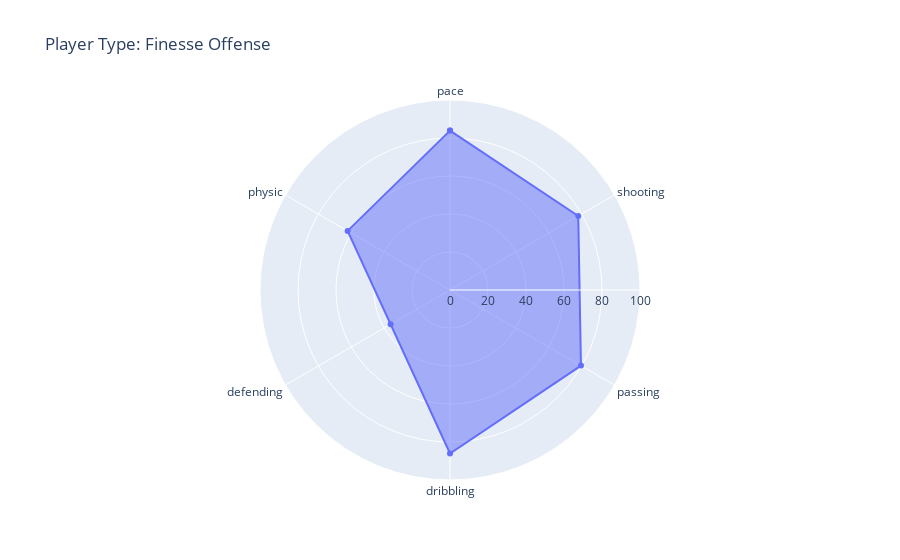
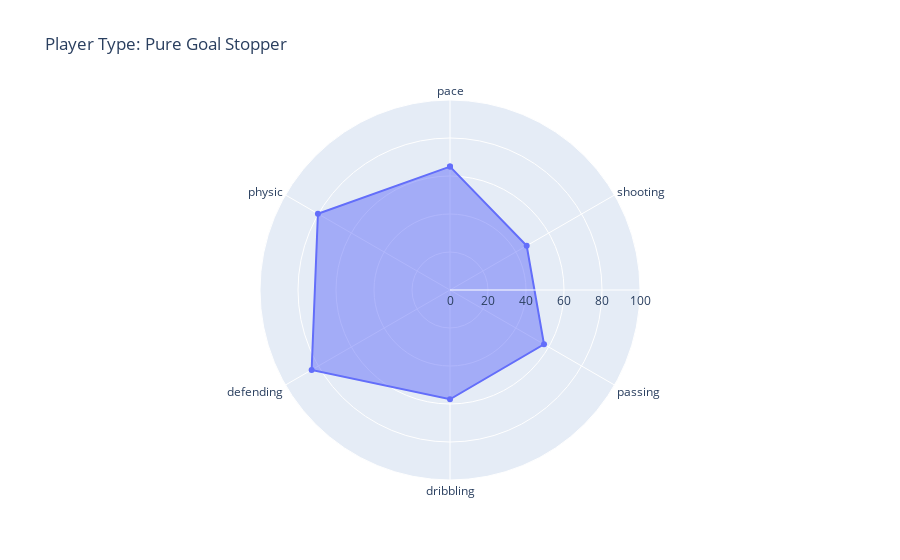
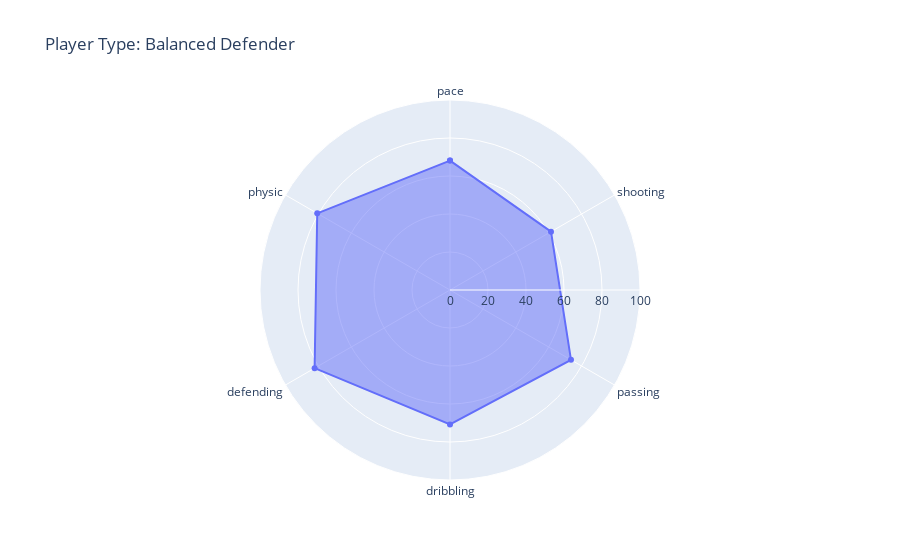
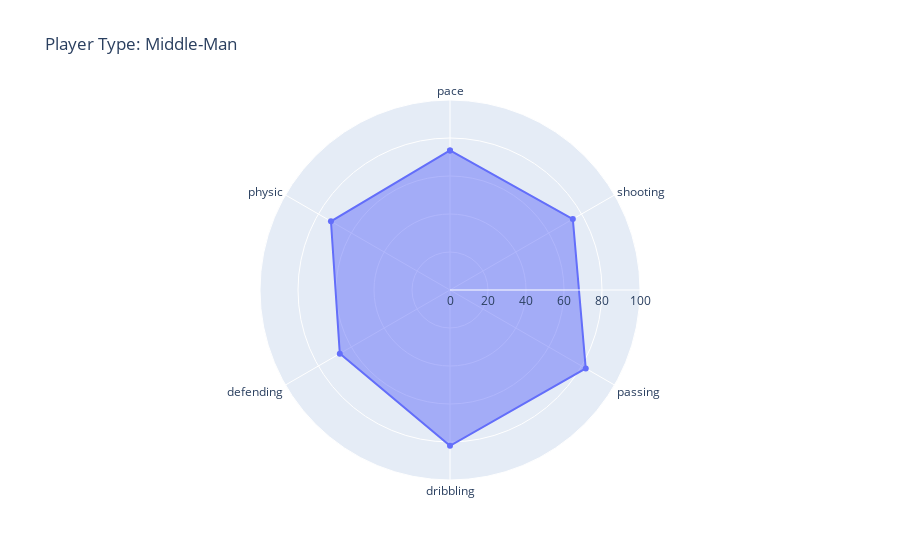

Write notebook code for charts like these, in order.
### Code cell
import plotly.express as px
import pandas as pd

for index,i in enumerate(cluster_df_vals):
    df_temp = pd.DataFrame(dict(
        r = list(i.iloc[0].values),
        theta = list(i.columns)))
    fig = px.line_polar(df_temp, r='r', theta='theta', line_close=True, title = f"Player Type: {i.index[0]}", 
                        range_r = (0,100), markers = True)
    fig.update_traces(fill='toself')
    fig.show()

### Figure 1 — Plotly figure (JSON) as saved in the notebook; plotly's stock layout.template omitted (floating-point values rounded to 4 significant figures)
{"data": [{"fill": "toself", "hovertemplate": "r=%{r}<br>theta=%{theta}<extra></extra>", "legendgroup": "", "line": {"color": "#636efa", "dash": "solid"}, "marker": {"symbol": "circle"}, "mode": "markers+lines", "name": "", "r": [83.88, 77.94, 79.6, 86.06, 36.1, 62.21, 83.88], "showlegend": false, "subplot": "polar", "theta": ["pace", "shooting", "passing", "dribbling", "defending", "physic", "pace"], "type": "scatterpolar"}], "layout": {"legend": {"tracegroupgap": 0}, "polar": {"angularaxis": {"direction": "clockwise", "rotation": 90}, "domain": {"x": [0, 1], "y": [0, 1]}, "radialaxis": {"range": [0, 100]}}, "title": {"text": "Player Type: Finesse Offense"}}}

### Figure 2 — Plotly figure (JSON) as saved in the notebook; plotly's stock layout.template omitted (floating-point values rounded to 4 significant figures)
{"data": [{"fill": "toself", "hovertemplate": "r=%{r}<br>theta=%{theta}<extra></extra>", "legendgroup": "", "line": {"color": "#636efa", "dash": "solid"}, "marker": {"symbol": "circle"}, "mode": "markers+lines", "name": "", "r": [64.96, 46.61, 57.13, 57.52, 84.09, 80.26, 64.96], "showlegend": false, "subplot": "polar", "theta": ["pace", "shooting", "passing", "dribbling", "defending", "physic", "pace"], "type": "scatterpolar"}], "layout": {"legend": {"tracegroupgap": 0}, "polar": {"angularaxis": {"direction": "clockwise", "rotation": 90}, "domain": {"x": [0, 1], "y": [0, 1]}, "radialaxis": {"range": [0, 100]}}, "title": {"text": "Player Type: Pure Goal Stopper"}}}

### Figure 3 — Plotly figure (JSON) as saved in the notebook; plotly's stock layout.template omitted (floating-point values rounded to 4 significant figures)
{"data": [{"fill": "toself", "hovertemplate": "r=%{r}<br>theta=%{theta}<extra></extra>", "legendgroup": "", "line": {"color": "#636efa", "dash": "solid"}, "marker": {"symbol": "circle"}, "mode": "markers+lines", "name": "", "r": [68.12, 61.38, 73.53, 70.75, 82.28, 80.69, 68.12], "showlegend": false, "subplot": "polar", "theta": ["pace", "shooting", "passing", "dribbling", "defending", "physic", "pace"], "type": "scatterpolar"}], "layout": {"legend": {"tracegroupgap": 0}, "polar": {"angularaxis": {"direction": "clockwise", "rotation": 90}, "domain": {"x": [0, 1], "y": [0, 1]}, "radialaxis": {"range": [0, 100]}}, "title": {"text": "Player Type: Balanced Defender"}}}

### Figure 4 — Plotly figure (JSON) as saved in the notebook; plotly's stock layout.template omitted (floating-point values rounded to 4 significant figures)
{"data": [{"fill": "toself", "hovertemplate": "r=%{r}<br>theta=%{theta}<extra></extra>", "legendgroup": "", "line": {"color": "#636efa", "dash": "solid"}, "marker": {"symbol": "circle"}, "mode": "markers+lines", "name": "", "r": [73.45, 74.65, 82.5, 81.97, 66.97, 72.35, 73.45], "showlegend": false, "subplot": "polar", "theta": ["pace", "shooting", "passing", "dribbling", "defending", "physic", "pace"], "type": "scatterpolar"}], "layout": {"legend": {"tracegroupgap": 0}, "polar": {"angularaxis": {"direction": "clockwise", "rotation": 90}, "domain": {"x": [0, 1], "y": [0, 1]}, "radialaxis": {"range": [0, 100]}}, "title": {"text": "Player Type: Middle-Man"}}}
